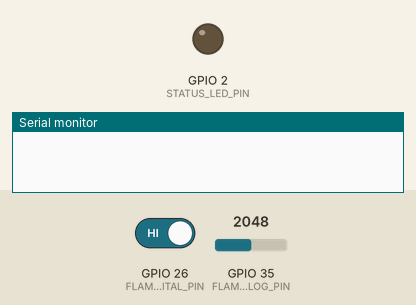
The sketch below on a simulated ESP32. Parts: output pins drawn as LEDs (lit = HIGH), the last lines printed to the serial monitor. Dashed ring = blinking. The test bench sets the inputs (shaded band); at power-on: GPIO 26 (FLAME_DIGITAL_PIN) HIGH, GPIO 35 (FLAME_ANALOG_PIN) = 2048 (analog values on the 0–4095 scale).

Above: at 0.0 s.
At 2.7 s:
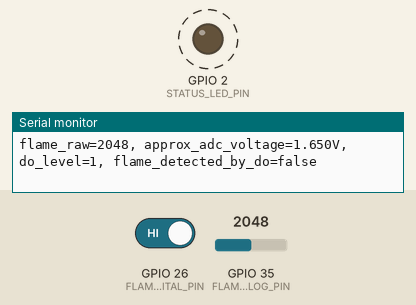
2.8 s: GPIO 26 (FLAME_DIGITAL_PIN) driven LOW
Timing chart, 0 to 12.0 s (numbered marks = the images above; inputs shaded):
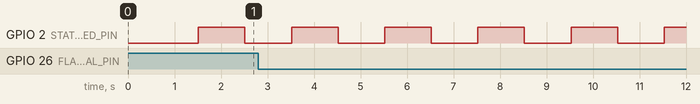

Measured:
- by itself, GPIO 2 (STATUS_LED_PIN): alternates HIGH for 1.0 s and LOW for 1.0 s

The sketch:

flame_test.ino
```cpp
#include <Arduino.h>

constexpr uint8_t FLAME_ANALOG_PIN = 35;
constexpr uint8_t FLAME_DIGITAL_PIN = 26;
constexpr uint8_t STATUS_LED_PIN = 2;

constexpr float ADC_MAX = 4095.0;
constexpr float ESP32_ADC_VOLTAGE = 3.3;

void setup() {
  Serial.begin(115200);
  delay(1500);

  pinMode(STATUS_LED_PIN, OUTPUT);
  pinMode(FLAME_DIGITAL_PIN, INPUT);

  analogReadResolution(12);
  analogSetPinAttenuation(FLAME_ANALOG_PIN, ADC_11db);

  Serial.println();
  Serial.println("K series flame / infrared sensor test");
  Serial.println("Expected wiring:");
  Serial.println("  Sensor VCC -> 3V3");
  Serial.println("  Sensor GND -> GND");
  Serial.println("  Sensor AO  -> IO35");
  Serial.println("  Sensor DO  -> IO26");
}

void loop() {
  int analogRaw = analogRead(FLAME_ANALOG_PIN);
  int digitalLevel = digitalRead(FLAME_DIGITAL_PIN);
  float approxVoltage = analogRaw * ESP32_ADC_VOLTAGE / ADC_MAX;

  Serial.print("flame_raw=");
  Serial.print(analogRaw);
  Serial.print(", approx_adc_voltage=");
  Serial.print(approxVoltage, 3);
  Serial.print("V, do_level=");
  Serial.print(digitalLevel);
  Serial.print(", flame_detected_by_do=");
  Serial.println(digitalLevel == LOW ? "true" : "false");

  digitalWrite(STATUS_LED_PIN, !digitalRead(STATUS_LED_PIN));
  delay(1000);
}
```
